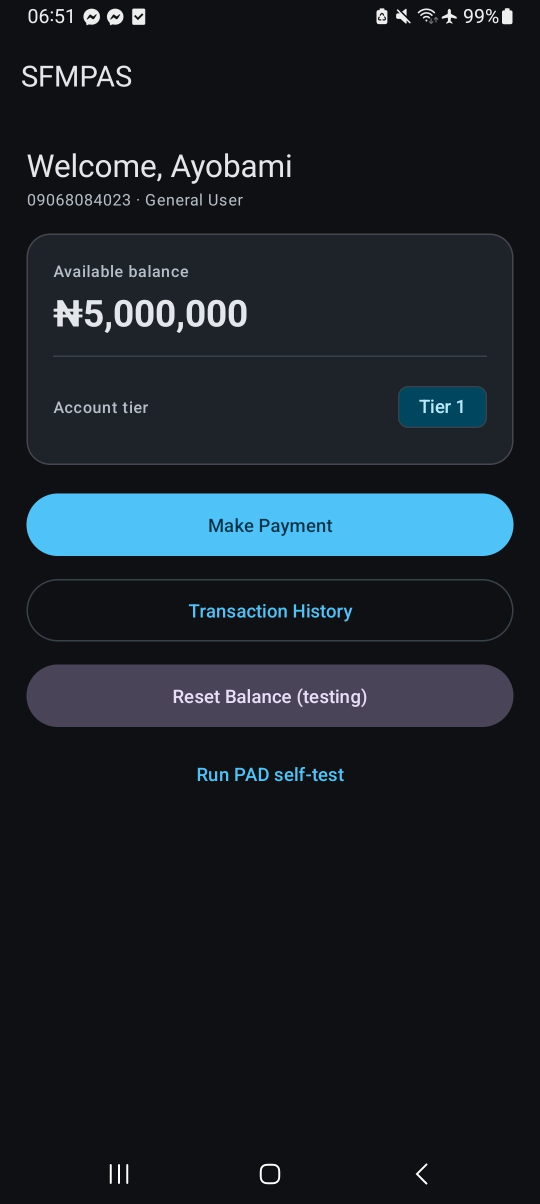
#> input picture screenshots/home_screen.jpg, 1080 x 2408 px (shown at 1/2 size)
$ python collect_screenshots.py
#> lines starting #> are read from the running program, lines starting #| are printed output that depends on the picture
### redact_screenshots.py
#!/usr/bin/env python3
"""
Redact the account holder's phone number from release screenshots.

The Home screen renders "<phone> · <occupation>" under the welcome message. The
phone number is real personal data and must not go into a public repository —
git history keeps it even if the file is deleted later.

Region
------
Measured on the 1080x2408 captures, the line sits at y 385-412, with the number
occupying x 55-262 and "· General User" continuing to x ~487. The band below
covers the number with margin and stops before the separator, so the occupation
stays visible — it is not personal data and it is useful context in the README.

Method
------
Mosaic (downsample to a few pixels, then nearest-neighbour back up) followed by
a Gaussian blur. Plain Gaussian blur is a poor redaction for text: the kernel is
known and low-entropy glyphs can be partially recovered by deconvolution. The
mosaic step discards the information first, so the result is irreversible; the
blur only softens the block edges so it reads as a blur rather than a stamp.

Idempotent: re-running on an already-redacted file simply re-blurs flat pixels.

    python redact_screenshots.py            # redact in place
    python redact_screenshots.py --dry-run  # write *_redacted.jpg instead
"""

from __future__ import annotations

import argparse
import sys
from pathlib import Path

from PIL import Image, ImageFilter

ROOT = Path(__file__).resolve().parent
SHOTS = ROOT / "screenshots"

# Screenshots showing the phone number, and the box to destroy.
# (left, top, right, bottom) in pixels, for a 1080x2408 capture.
TARGETS: dict[str, tuple[int, int, int, int]] = {
    "home_screen.jpg": (30, 375, 285, 422),
    "results_screen.jpg": (30, 375, 285, 422),
}

EXPECTED_SIZE = (1080, 2408)
MOSAIC_BLOCKS = 4      # region is reduced to this many blocks across
BLUR_RADIUS = 6.0
JPEG_QUALITY = 95


def redact(image: Image.Image, box: tuple[int, int, int, int]) -> Image.Image:
    left, top, right, bottom = box
    width, height = right - left, bottom - top
    if width <= 0 or height <= 0:
        raise ValueError(f"degenerate box {box}")

    region = image.crop(box)

    # 1. Mosaic — this is the step that actually destroys the glyphs.
    small = region.resize(
        (max(1, MOSAIC_BLOCKS), max(1, round(MOSAIC_BLOCKS * height / width))),
        Image.Resampling.BILINEAR,
    )
    region = small.resize((width, height), Image.Resampling.NEAREST)

    # 2. Soften the block edges so it reads as a blur.
    region = region.filter(ImageFilter.GaussianBlur(radius=BLUR_RADIUS))

    out = image.copy()
    out.paste(region, box)
    return out


def main(argv: list[str] | None = None) -> int:
    ap = argparse.ArgumentParser()
    ap.add_argument("--dry-run", action="store_true",
                    help="write <name>_redacted.jpg instead of overwriting")
    # argv defaults to [] rather than sys.argv so this stays callable as a
    # library from collect_screenshots.py without inheriting its flags.
    args = ap.parse_args(argv if argv is not None else [])

    if not SHOTS.is_dir():
        print(f"ERROR: {SHOTS} not found — run collect_screenshots.py first")
        return 1

    failures = 0
    for name, box in TARGETS.items():
        path = SHOTS / name
        if not path.is_file():
            print(f"  [ SKIP ] {name} — not present")
            continue

        with Image.open(path) as im:
            im = im.convert("RGB")
            if im.size != EXPECTED_SIZE:
                # The box is in absolute pixels; a different capture size would
                # silently redact the wrong area, which is worse than failing.
                print(f"  [ FAIL ] {name} — expected {EXPECTED_SIZE}, got {im.size}. "
                      f"Re-measure the box before redacting this file.")
                failures += 1
                continue
            out = redact(im, box)

        target = path if not args.dry_run else path.with_name(
            f"{path.stem}_redacted{path.suffix}")
        out.save(target, "JPEG", quality=JPEG_QUALITY, subsampling=0)
        kb = target.stat().st_size / 1024
        print(f"  [  OK  ] {name}  box={box}  -> {target.name} ({kb:,.0f} KB)")

    print("\nRedaction is destructive and irreversible — the pixels are gone, "
          "not merely obscured.")
    if not args.dry_run:
        print("Originals in SFMPASApp/screenshots/ are untouched; re-run "
              "collect_screenshots.py to restore.")
    return 1 if failures else 0


# [2 lines that do not run on import are left out]

### collect_screenshots.py
#!/usr/bin/env python3
"""
Collect and rename release screenshots into screenshots/.

The raw captures in SFMPASApp/screenshots/ are named t1..t10, which says nothing
about what they show. This maps the best of them onto the stable filenames the
README references, and reports honestly on the ones that do not exist yet rather
than inventing placeholders.

Each mapping below was chosen by inspecting the images, and the reason is
recorded so a future capture session can judge whether a replacement is better.

    python collect_screenshots.py            # copy what exists, report the rest
    python collect_screenshots.py --check    # report only, copy nothing
"""

from __future__ import annotations

import argparse
import shutil
import sys
from pathlib import Path

ROOT = Path(__file__).resolve().parent
DEST = ROOT / "screenshots"


def find_source() -> Path | None:
    """
    Locate the raw captures.

    The folder has been renamed at least once during development, so rather than
    hardcoding one path we check the known candidates and then fall back to
    searching for the t1..t10 naming.
    """
    candidates = [
        ROOT / "SFMPASApp" / "screenshots",
        ROOT / "SFMPASApp" / "New folder",
        ROOT / "raw_screenshots",
    ]
    for c in candidates:
        if c.is_dir() and any(c.glob("t*.jpg")):
            return c
    for c in sorted((ROOT / "SFMPASApp").glob("*/")):
        if c.is_dir() and any(c.glob("t*.jpg")):
            return c
    return None


SOURCE = find_source()

# target filename -> (source file or None, why this one)
MAPPING: dict[str, tuple[str | None, str]] = {
    "home_screen.jpg": (
        "t6.jpg",
        "Clean Home: full 5,000,000 balance, Tier 1 chip, and all four actions "
        "including Reset Balance. No history rows cluttering the layout.",
    ),
    "authentication_genuine.jpg": (
        "t2.jpg",
        "Best genuine flow: Tier 2 at 75,000, liveness 1.000000, all steps PASS, "
        "and a REAL signed assertion (MEQCICADiTXYr...) rather than the unsigned "
        "fallback shown in t1/t8.",
    ),
    "results_screen.jpg": (
        "t10.jpg",
        "Transaction history with four authorised payments spanning Tier 1, 2 "
        "and 3, each showing its liveness score. Best single view of results.",
    ),
    # ---- not yet captured -------------------------------------------------
    "registration_screen.jpg": (
        None,
        "No capture exists. Screen 1: name, phone, occupation radio buttons, "
        "Register Fingerprint button.",
    ),
    "payment_screen.jpg": (
        None,
        "No capture exists. Screen 3 with an amount entered so the CBN tier card "
        "is visible — 75,000 shows Tier 2 nicely.",
    ),
    "authentication_attack.jpg": (
        None,
        "No capture exists. Screen 4 with 'Simulate presentation attack' ON at "
        "Tier 2 or 3: red ATTACK, score ~0.000016, Payment Rejected. Every "
        "existing capture has the switch OFF.",
    ),
}

# Screenshots that show the account holder's phone number on screen.
CONTAINS_PII = {"home_screen.jpg", "results_screen.jpg"}


def main() -> int:
    ap = argparse.ArgumentParser()
    ap.add_argument("--check", action="store_true",
                    help="report status without copying")
    args = ap.parse_args()

    if SOURCE is None or not SOURCE.is_dir():
        print("ERROR: could not find the raw captures (looked for a folder "
              "under SFMPASApp/ containing t1.jpg .. t10.jpg).")
        return 1

    if not args.check:
        DEST.mkdir(exist_ok=True)

    copied: list[str] = []
    missing: list[tuple[str, str]] = []

    print(f"source : {SOURCE}")
    print(f"target : {DEST}\n")

    for target, (source_name, reason) in MAPPING.items():
        if source_name is None:
            missing.append((target, reason))
            print(f"  [ MISSING ] {target}")
            continue

        src = SOURCE / source_name
        if not src.is_file():
            missing.append((target, f"expected source {source_name} not found"))
            print(f"  [ MISSING ] {target}  (source {source_name} absent)")
            continue

        if args.check:
            print(f"  [ would copy ] {source_name:<10} -> {target}")
        else:
            shutil.copy2(src, DEST / target)
            size_kb = (DEST / target).stat().st_size / 1024
            print(f"  [    OK    ] {source_name:<10} -> {target}  ({size_kb:,.0f} KB)")
        copied.append(target)

    print(f"\n{len(copied)} of {len(MAPPING)} screenshots available.")

    if missing:
        print("\n" + "=" * 74)
        print("  STILL TO CAPTURE")
        print("=" * 74)
        for target, reason in missing:
            print(f"\n  {target}")
            print(f"    {reason}")
        print("""
  To capture, put the app on that screen and run:

      adb exec-out screencap -p > registration_screen.png

  then convert to .jpg and drop it in screenshots/. Or take a normal
  screenshot on the handset and copy it across.
""")

    pii = [t for t in copied if t in CONTAINS_PII]
    if pii and not args.check:
        # These captures carry a real phone number. Copying re-introduces the
        # un-redacted originals, so redaction is chained here rather than left
        # as a step someone can forget on a later run.
        print("\n" + "=" * 74)
        print("  PRIVACY — redacting phone number")
        print("=" * 74)
        print(f"  affected: {', '.join(pii)}\n")
        try:
            import redact_screenshots
            rc = redact_screenshots.main()
#> in main, im is the input picture: PIL image 1080x2408 RGB; mean R, G, B 26.3, 33.4, 41
#> in redact, `region = image.crop(box)`:
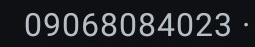
#> region: PIL image 255x47 RGB; mean R, G, B 37.7, 39.9, 44.4
#> in redact, `region = small.resize((width, height), Image.Resampling.NEAREST)`:
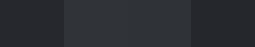
#> region: PIL image 255x47 RGB; mean R, G, B 42.5, 45, 50
            if rc != 0:
                print("\n  WARNING: redaction reported a problem. Do NOT publish "
                      "these files until it is resolved.")
                return rc
        except Exception as exc:  # noqa: BLE001
            print(f"  ERROR: could not run redact_screenshots.py ({exc}).")
            print("  Do NOT publish these files — they still show the number.")
            return 1
    elif pii:
        print(f"\n  NOTE: {', '.join(pii)} contain a phone number; "
              f"redact_screenshots.py would be run on a real copy.")

    return 0


if __name__ == "__main__":
    sys.exit(main())
#> (the program exits here)
